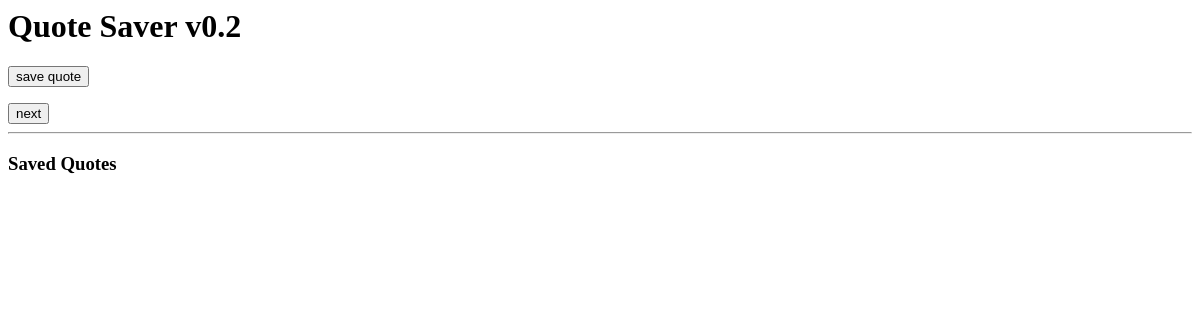
Page /quotes/ on the earlier database version.
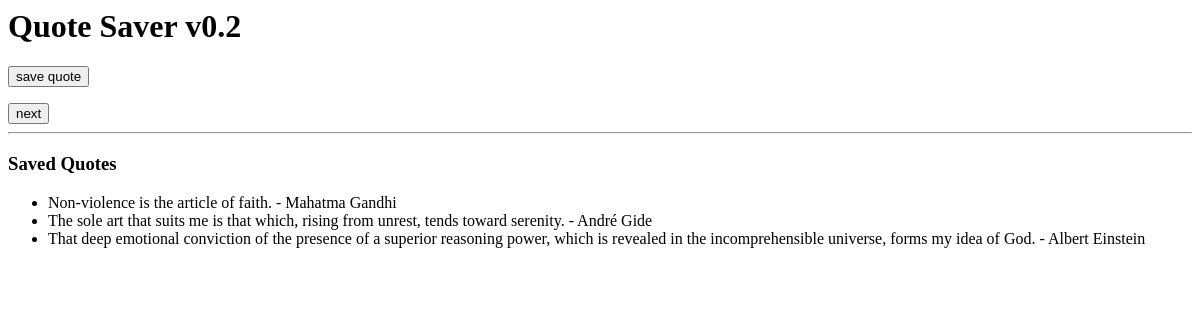
Same page on the later database version.
### quotes/models.py (models this page shows, shortened)
class Quote(models.Model):
    body = models.CharField(max_length=200)
    author = models.CharField(max_length=200)

### quotes/views.py (the view)
def index(request):
    quotes = Quote.objects.all()
    return render(request, 'quotes/index.html', {'quotes': quotes})

### quotes/templates/quotes/index.html (shortened to what this page needs)
<h1>Quote Saver v0.2</h1>
<form action="{% url 'quotes:savequote' %}" method="POST">
    <button type="submit">save quote</button>
</form>
<button id="bt_next_quote">next</button>
<hr/>
<h3>Saved Quotes</h3>
<ul>
    {% for quote in quotes %}
    <li>{{ quote.body }} - {{ quote.author }}</li>
    {% endfor %}
</ul>

Differences in the rows shown:
added Quote: body "Non-violence is the article of faith.", author "Mahatma Gandhi"
added Quote: body "The sole art that suits me is that which, rising from unrest, tends toward serenity.", author "André Gide"
added Quote: body "That deep emotional conviction of the presence of a superior reasoning power, which is revealed in the incomprehensible universe, forms my idea of God.", author "Albert Einstein"
